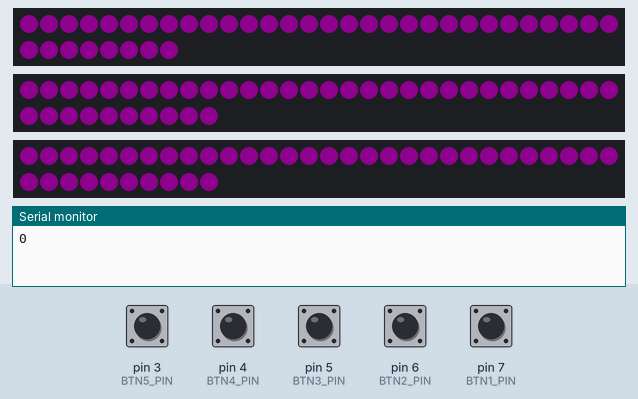
The sketch below on a simulated Arduino Uno, built with avr-gcc and run on an emulated ATmega328P. Shown: 38 RGB LEDs in strip order, left to right, continuing on the next row, 2 × 40 RGB LEDs in strip order, left to right, continuing on the next row, the last lines printed to the serial monitor. The test bench sets the inputs (shaded band); at power-on: pin 3 (BTN5_PIN), pin 4 (BTN4_PIN), pin 5 (BTN3_PIN), pin 6 (BTN2_PIN), pin 7 (BTN1_PIN) LOW. Dim RGB values are drawn brighter than linear; random numbers use the default seed unless the sketch sets one.

Above: at 1.2 s.
1.3 s: pin 3 (BTN5_PIN) pulled HIGH for 0.15 s
At 3.2 s:
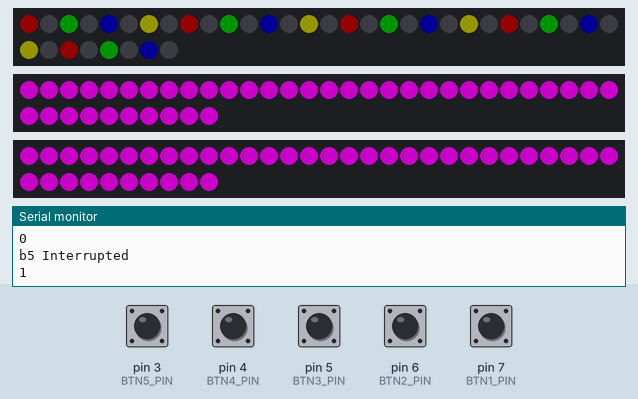
4.0 s: pin 4 (BTN4_PIN) pulled HIGH for 0.15 s
At 5.1 s:
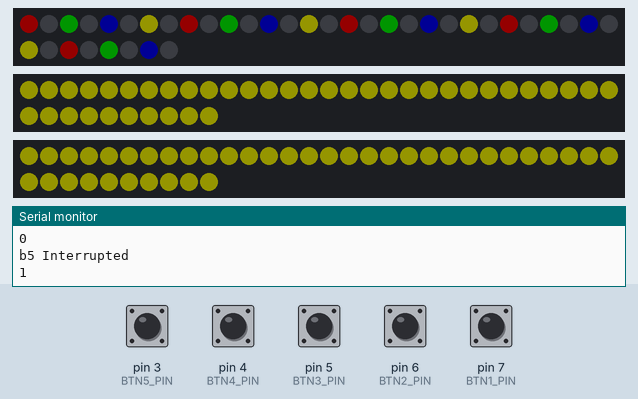
7.1 s: pin 5 (BTN3_PIN) pulled HIGH for 0.15 s
At 8.1 s:
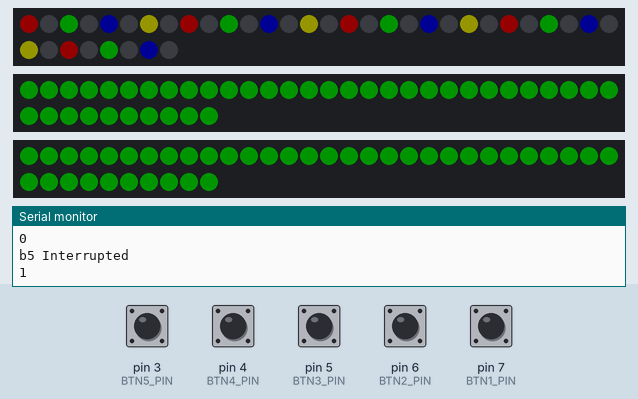
10.2 s: pin 6 (BTN2_PIN) pulled HIGH for 0.15 s
At 11.1 s:
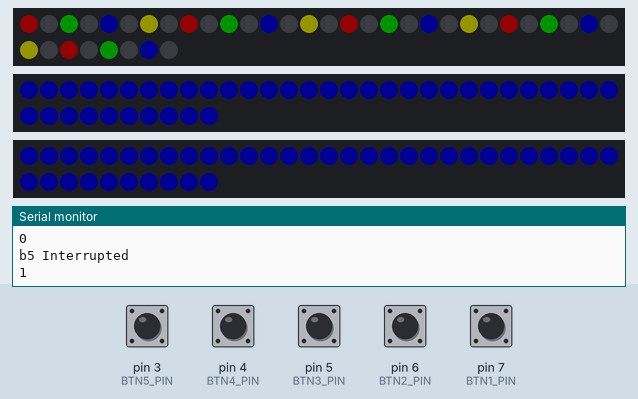
13.3 s: pin 7 (BTN1_PIN) pulled HIGH for 0.15 s
At 14.2 s:
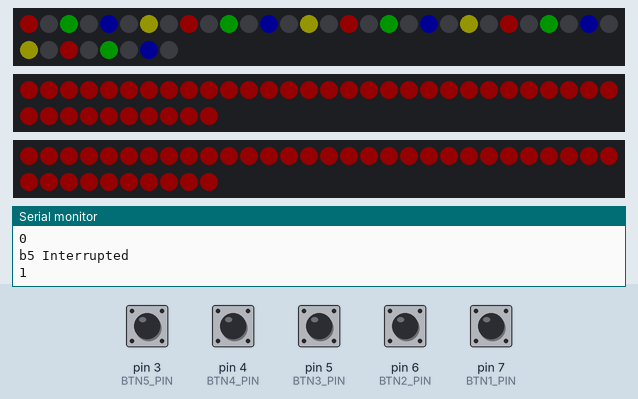
16.4 s: pin 3 (BTN5_PIN) pulled HIGH for 1 s
At 45.4 s:
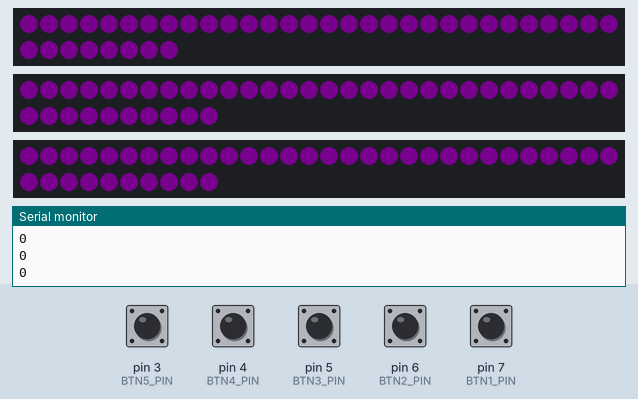
Timing chart, 0 to 46.3 s (numbered marks = the images above; inputs shaded):
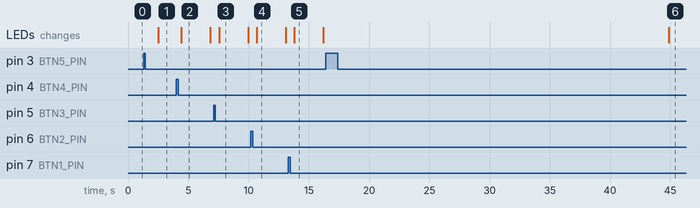

The sketch:

BoltonBoard_v2.ino
```cpp
#include<FastLED.h>

//PINS
//Strips
#define STRIP_CHANNELS_PIN 	12
#define STRIP_LEFT_PIN      13
#define STRIP_RIGHT_PIN     11
//Buttons
#define BTN1_PIN            7
#define BTN2_PIN            6
#define BTN3_PIN            5
#define BTN4_PIN            4
#define BTN5_PIN            3

//LED PROPERTIES
#define MIN_BRIGHTNESS      0
#define MAX_BRIGHTNESS      255
#define STRIP_CHANNELS      0
#define STRIP_LEFT          1
#define STRIP_RIGHT         2
#define NUM_LEDS_CHANNEL    38
#define NUM_LEDS_SIDES      40
#define NUM_LEDS_MAX        (NUM_LEDS_CHANNEL>NUM_LEDS_SIDES) ? NUM_LEDS_CHANNEL : NUM_LEDS_SIDES

//colors
#define WHITE 48
#define R_DEF 48
#define G_DEF 48
#define B_DEF 48

//intensity
#define BRIGHT              20
#define SUPER_BRIGHT        100
#define DIM                 10
#define OFF                 0

//TIMING
#define DELAY               10
#define MIN_BTN_DELAY       200

//general
#define OFF                 0
#define ON                  1
#define NUM_STRIPS          3
#define NUM_BTNS            5
#define NUM_STATES          2

CRGB channelLEDs[NUM_LEDS_CHANNEL];
CRGB leftLEDs[NUM_LEDS_SIDES];
CRGB rightLEDs[NUM_LEDS_SIDES];

//colors
//RED,GREEN,BLUE
const int RED[3]          = {BRIGHT,0,0};
const int GREEN[3]        = {0,BRIGHT,0};
const int BLUE[3]         = {0,0,BRIGHT};
const int YELLOW[3]       = {BRIGHT,BRIGHT,0};
const int PURPLE[3]       ={SUPER_BRIGHT,0,SUPER_BRIGHT};
//R, G, B, Y
const int COLOR_ARRAY[4][3] = {{BRIGHT,0,0}, {0,BRIGHT,0}, {0,0,BRIGHT}, {BRIGHT,BRIGHT,0} };
const int WHITE_ARR[3]    = {BRIGHT,BRIGHT,BRIGHT};
const int WHITE_DIM[3]    = {DIM,DIM,DIM};
const int OFF_ARR[3]      = {OFF,OFF,OFF};

//strips
int strips[NUM_STRIPS] = {0,0,0} ;

//state control
int state = 0;
static int currTime = millis();
static int lastPress = 0;
int initFlag = 1;

//when btn 5 is pressed update the value of state
void btn5ISR(){
  Serial.println("b5 Interrupted");
  state = (state+1)%NUM_STATES;
  Serial.println(state);
  if(state == 1){ initFlag = 1;}

}


void setup(){

  FastLED.addLeds<WS2812, STRIP_CHANNELS_PIN, GRB>(channelLEDs, NUM_LEDS_CHANNEL);
  FastLED.addLeds<WS2812, STRIP_LEFT_PIN, GRB>(leftLEDs, NUM_LEDS_SIDES);
  FastLED.addLeds<WS2812, STRIP_RIGHT_PIN, GRB>(rightLEDs, NUM_LEDS_SIDES);

	int strRed = random(MIN_BRIGHTNESS, MAX_BRIGHTNESS);
	int strGreen = random(MIN_BRIGHTNESS, MAX_BRIGHTNESS);
	int strBlue = random(MIN_BRIGHTNESS, MAX_BRIGHTNESS);

 pinMode(BTN1_PIN,INPUT);
 pinMode(BTN2_PIN,INPUT);
 pinMode(BTN3_PIN,INPUT);
 pinMode(BTN4_PIN,INPUT);
 pinMode(BTN5_PIN,INPUT);


 attachInterrupt(digitalPinToInterrupt(BTN5_PIN), btn5ISR, RISING);

 Serial.begin(9600);


}

void loop(){

  int btnState[NUM_BTNS] = {0,0,0,0,0};
  bool recent;

  //peripheral checks
  btnState[0] = digitalRead(BTN1_PIN);
  btnState[1] = digitalRead(BTN2_PIN);
  btnState[2] = digitalRead(BTN3_PIN);
  btnState[3] = digitalRead(BTN4_PIN);
  btnState[4] = digitalRead(BTN5_PIN);

  //TWO STATES
  //dark pulsing S0 and ready for ball drop S1
  //btn 4 interrupt switches states with ISR

  //if in S0 pulse dark purple on all strips
  if(state==0){
    Serial.println(state);
    darkPulse();
  }
  else if(state==1){
    if(initFlag == 1){
      channelStripSet();
      strips[0]=0;
      strips[1] = 1;
      strips[2] = 1;
      colorChange(strips, PURPLE);
      initFlag = 0;
    }

    if (btnState[0] != 0){
    //set channel strip to red
    colorChange(strips, RED);
    delay(2000);
    colorChange(strips, PURPLE);
    }

      if (btnState[1] != 0){
    //set channel strip to blue
    colorChange(strips, BLUE);
    delay(2000);
    colorChange(strips, PURPLE);
    }

    if (btnState[2] != 0){
    //set channel strip to Green
    colorChange(strips, GREEN);
    delay(2000);
    colorChange(strips, PURPLE);
    }

    if (btnState[3] != 0){
    //set channel strip to yellow
    colorChange(strips, YELLOW);
    delay(2000);
    colorChange(strips, PURPLE);
    }
  }
  else{
    //should never get here
  }

  //delay to not double read buttons
  delay(100);
}

void darkPulse(){
  int allStrips[NUM_STRIPS] = {1,1,1};
  int i=DIM;
  for(i;i<BRIGHT;i+=2){
    if(state == 1){return;}
    int color[3] = {i,0,i};
    //delay(1);

    colorChange(allStrips, color);
  }
  for(i;i<SUPER_BRIGHT;i+=5){
    if(state == 1){return;}
    int color[3] = {i,0,i};
    //delay(1);

    colorChange(allStrips, color);
  }
  for(i;i>BRIGHT;i-=5){
    if(state == 1){return;}
    int color[3] = {i,0,i+2};

    //delay(1);
    colorChange(allStrips, color);
  }
    for(i;i>DIM;i-=1){
    if(state == 1){return;}
    int color[3] = {i,0,i+2};

    //delay(1);
    colorChange(allStrips, color);
  }
}

//change an entire strip to the noted rgb
//assumes sides have more leds than strip
void colorChange(int strips[NUM_STRIPS], int rgb[3]){
  for(int column=0;column<NUM_LEDS_SIDES;column++){
    if(strips[STRIP_CHANNELS] == 1){
      if(column < NUM_LEDS_CHANNEL){
          ledSwitch(STRIP_CHANNELS,column,rgb);
      }
    }
    if(strips[STRIP_LEFT] == 1){
        ledSwitch(STRIP_LEFT,column,rgb);
    }
    if(strips[STRIP_RIGHT] == 1){
        ledSwitch(STRIP_RIGHT,column,rgb);
    }
  }
}

//switch them all off/on to white
void switchAll(int strip, int state){
    switch(state){
		case OFF:
			for(int column=0;column<NUM_LEDS_MAX;column++){
				ledSwitch(strip,column,OFF_ARR);
			}
			break;
		case ON:
			for(int column=0;column<NUM_LEDS_MAX;column++){
				ledSwitch(strip,column,WHITE_ARR);
			}
			break;
		default:
			break;
	}
  FastLED.show();
}

//switch any individual LED
void ledSwitch(int strip, int column, int rgb[3]){
	switch(strip){
		case STRIP_CHANNELS:
			channelLEDs[column]=CRGB(rgb[0],rgb[1],rgb[2]);
			break;
		case STRIP_LEFT:
			leftLEDs[column]=CRGB(rgb[0],rgb[1],rgb[2]);
			break;
		case STRIP_RIGHT:
			rightLEDs[column]=CRGB(rgb[0],rgb[1],rgb[2]);
			break;
	}
  FastLED.show();
}

void channelStripSet(){
//These are the LEDS to denote the drop slots
//only every other LED is actually in a slot so only turn on odds


  for(int i=1; i<NUM_LEDS_CHANNEL;i+=2){
    ledSwitch(STRIP_CHANNELS, i, OFF_ARR);
  }

  for(int i=0; i<NUM_LEDS_CHANNEL/2;i++){
    ledSwitch(STRIP_CHANNELS, 2*i, COLOR_ARRAY[i%4]);
  }
}
```

Measured:
- after the input at 1.3 s, the LEDs: change after 1.2 s (image 1)
- after the input at 4.0 s, the LEDs: change after 0.43 s (image 2)
- after the input at 7.1 s, the LEDs: change after 0.45 s (image 3)
- after the input at 10.2 s, the LEDs: change after 0.47 s (image 4)
- after the input at 13.3 s, the LEDs: change after 0.49 s (image 5)
- after the input at 16.4 s, the LEDs: change after 28.5 s (image 6)
- what the display in image 2 shows lasts 2.4 s, from 4.4 s to 6.8 s
